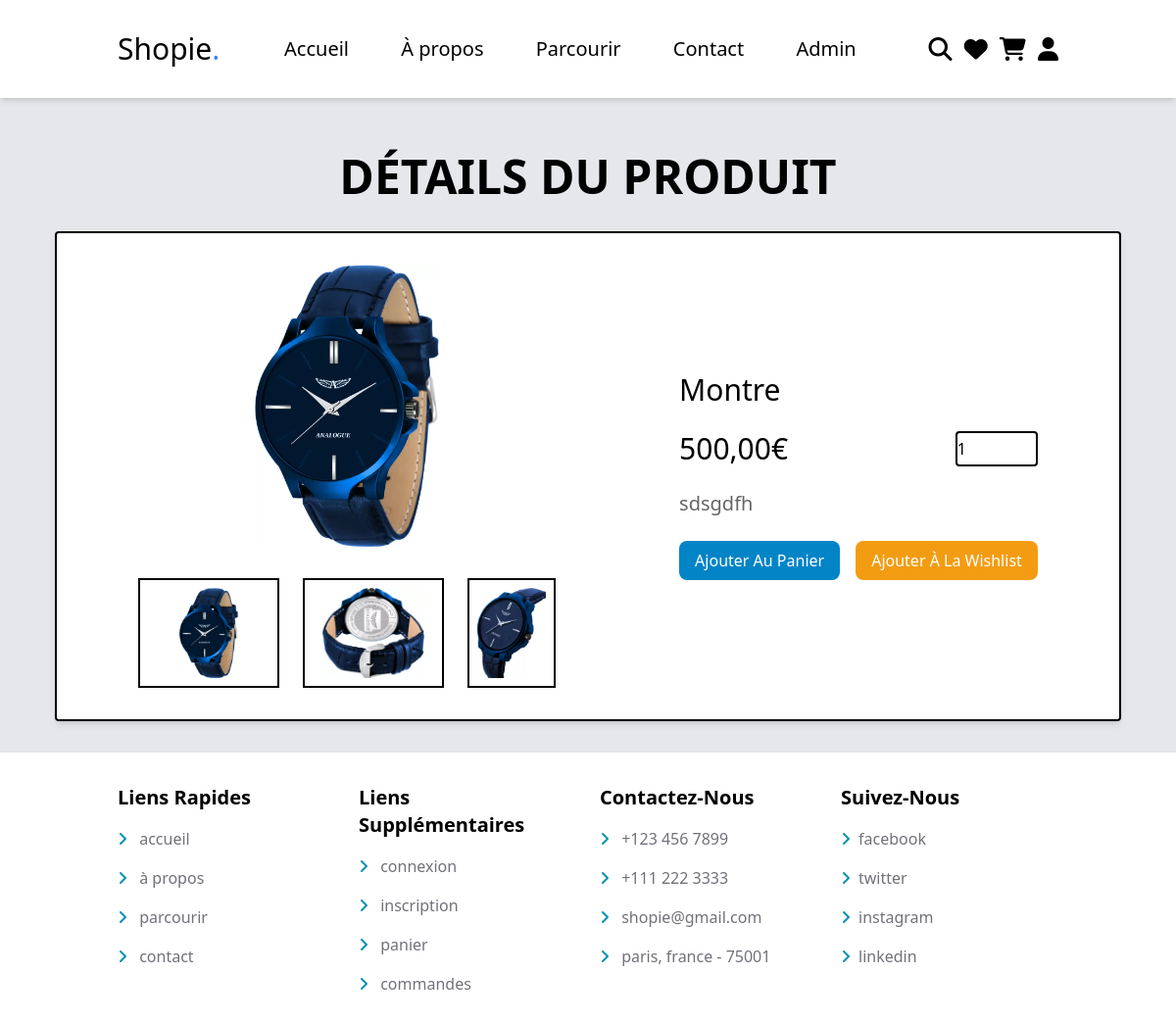
The page /index.php?action=product&id=10 on the database its author committed.
### tables this page shows
CREATE TABLE `products` (
  `id` int NOT NULL,
  `name` varchar(255) NOT NULL,
  `details` text,
  `price` decimal(10,2) NOT NULL,
  `image_1` varchar(255) NOT NULL,
  `image_2` varchar(255) NOT NULL,
  `image_3` varchar(255) NOT NULL,
  `category` varchar(255) DEFAULT NULL
);

### controllers/ProductController.php (called while the page is built, shortened)
<?php
class ProductController {
    public function getProductById($id) {
        $productModel = new ProductModel();
        $product = $productModel->getById($id);
        $this->renderView('quick_view', ['product' => $product]);
    }
    private function renderView($viewName, $data = []) {
        include('./views/template.php');
        }
}

### index.php (called while the page is built, shortened)
<?php
$router = new Router();
$router->routerRequest();

### config/Database.php (called while the page is built)
<?php
class Database {
        private $pdo;
        public function __construct() {
            $this->pdo = new PDO('mysql:host=localhost;dbname=shopie_db', 'root', 'T6yeefjbw!');
        }
        public function getPdo() {
            return $this->pdo;
        }
}

### models/ProductModel.php (called while the page is built, shortened)
<?php
class ProductModel {
        private $pdo;
        public function __construct() {
            $this->pdo = (new Database())->getPdo();
        }
        public function getById($id) {
            $sql = "SELECT * FROM products WHERE id = ?";
            $stmt = $this->pdo->prepare($sql);
            $stmt->execute([$id]);
            return $stmt->fetch();
        }
}

### views/quick_view.php (the view, shortened to what this page needs)
<main class="bg-gray-200">
    <section class="quick-view m-auto max-w-6xl p-8	">
        <h1 class="text-5xl mb-8 uppercase text-center mt-6 font-semibold">Détails du produit</h1>
        <form action="" method="post" class="box p-8 rounded border-black border-2 shadow-md mt-6 bg-white">
            <div class="row flex items-center justify-around gap-6 flex-wrap">
                <div class="image-container">
                    <div class="main-image">
                    <img class="h-72 w-full object-contain" src=./uploaded_images/<?= $product['image_1'] ?> alt="<?= $product['name'] ?>">
                    </div>
                    <div class="sub-image flex gap-6 justify-center mt-8">
                    <img class="w-36	 h-28 object-contain p-2 border-black border-2 cursor-pointer ease-linear duration-200" src=./uploaded_images/<?= $product['image_1'] ?> alt="<?= $product['name'] ?>">
                    <img class="w-36	 h-28 object-contain p-2 border-black border-2 cursor-pointer ease-linear duration-200" src=./uploaded_images/<?= $product['image_2'] ?> alt="<?= $product['name'] ?>">
                    <img class="h-28 object-contain p-2 border-black border-2 cursor-pointer ease-linear duration-200" src=./uploaded_images/<?= $product['image_3'] ?> alt="<?= $product['name'] ?>">
                    </div>
                </div>
                <div class="content flex flex-col gap-6">
                    <div class="name text-3xl"><?= $product['name']; ?></div>
                    <div class="flex justify-between">
                        <div class="price text-3xl"><?= number_format($product['price'], 2, ',', ' ') ?><span>€</span></div>
                        <input type="number" name="qty" class="border-black border-2 rounded qty" min="1" max="99" onkeypress="if(this.value.length == 2) return false;" value="1">
                    </div>
                    <div class="details text-xl text-[#666]"><?= $product['details']; ?></div>
                    <div class="flex gap-4">
                    <input type="submit" value="ajouter au panier" class="hover:bg-black cursor-pointer btn w-full py-2 px-4 bg-sky-600 rounded-lg text-white capitalize" name="add_to_cart">
                    <input class="hover:bg-black option-btn w-full cursor-pointer py-2 px-4 bg-[#f39c12] rounded-lg text-white capitalize" type="submit" name="add_to_wishlist" value="ajouter à la wishlist">
                    </div>
                </div>
            </div>
        </form>
    </section>
</main>

### rows shown on the page
products: image_1 (picture), image_2 (picture), image_3 (picture), name "Montre", price "500,00", details "sdsgdfh"
